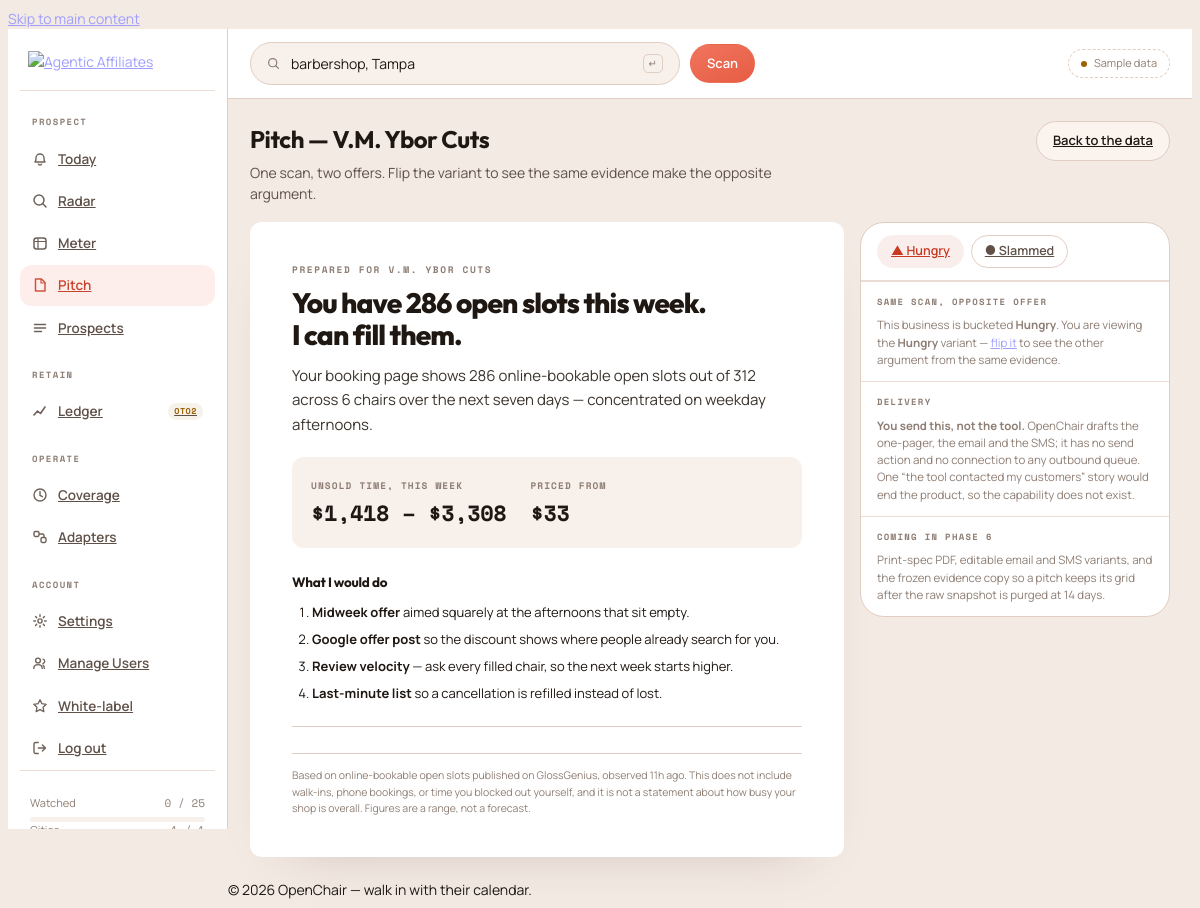
The app's page /engine/openchair/pitch (signed in) with its own data.
### tables this page shows
CREATE TABLE IF NOT EXISTS `oc_business` (
  `id`                    int(11)      NOT NULL AUTO_INCREMENT,
  `platform_id`           int(11)      NOT NULL,                   
  `platform_business_key` varchar(191) NOT NULL,                   
  `canonical_id`          int(11)      DEFAULT NULL,               
  `dedupe_key`            char(40)     DEFAULT NULL,               
  `name`                  varchar(191) DEFAULT NULL,
  `booking_url`           varchar(512) DEFAULT NULL,               
  `website`               varchar(512) DEFAULT NULL,
  `phone`                 varchar(32)  DEFAULT NULL,               
  `email`                 varchar(191) DEFAULT NULL,
  `address_line`          varchar(255) DEFAULT NULL,
  `city`                  varchar(120) DEFAULT NULL,
  `region_code`           varchar(8)   DEFAULT NULL,               
  `country_code`          char(2)      DEFAULT NULL,
  `postal_code`           varchar(16)  DEFAULT NULL,
  `city_key`              varchar(80)  NOT NULL DEFAULT '',        
  `niche_key`             varchar(48)  NOT NULL DEFAULT '',        
  `lat`                   decimal(9,6) DEFAULT NULL,
  `lng`                   decimal(9,6) DEFAULT NULL,
  `timezone`              varchar(64)  NOT NULL DEFAULT 'UTC',     
  `staff_count`           smallint(6)  DEFAULT NULL,               
  `slot_minutes`          smallint(6)  DEFAULT NULL,
  `avg_price_cents`       int(11)      DEFAULT NULL,               
  `price_source`          enum('menu','niche_default','manual') NOT NULL DEFAULT 'niche_default',
  `currency`              char(3)      NOT NULL DEFAULT 'USD',
  `rating`                decimal(2,1) DEFAULT NULL,
  `review_count`          int(11)      DEFAULT NULL,
  `status`                enum('active','paused','unreachable','gone','merged','suppressed') NOT NULL DEFAULT 'active',
  `first_seen_at`         datetime     DEFAULT NULL,
  `last_scan_at`          datetime     DEFAULT NULL,
  `last_good_scan_at`     datetime     DEFAULT NULL,
  `consecutive_failures`  smallint(6)  NOT NULL DEFAULT 0,         
   
  `latest_observed_on`      date       DEFAULT NULL,
  `latest_vacancy_bp`       smallint(5) unsigned DEFAULT NULL,     
  `latest_open_slots`       mediumint(9) DEFAULT NULL,
  `latest_bookable_slots`   mediumint(9) DEFAULT NULL,
  `latest_empty_chair_cents` int(11)   DEFAULT NULL,               
  `latest_days_to_next`     smallint(6) DEFAULT NULL,              
  `latest_bucket`           enum('hungry','neutral','slammed') DEFAULT NULL,
  `latest_confidence`       tinyint(3) unsigned DEFAULT NULL,      
   
  `suppressed_at`         datetime     DEFAULT NULL,               
  `suppression_reason`    varchar(191) DEFAULT NULL,
  `created_at`            datetime     NOT NULL DEFAULT current_timestamp(),
  `updated_at`            datetime     NOT NULL DEFAULT current_timestamp() ON UPDATE current_timestamp(),
  PRIMARY KEY (`id`),
   
  UNIQUE KEY `uq_biz_platform` (`platform_id`,`platform_business_key`),
   
  KEY `idx_biz_market_vacancy` (`city_key`,`niche_key`,`status`,`latest_vacancy_bp`),
   
  KEY `idx_biz_market_next`    (`city_key`,`niche_key`,`status`,`latest_days_to_next`),
   
  KEY `idx_biz_market_bucket`  (`city_key`,`niche_key`,`latest_bucket`,`latest_vacancy_bp`),
  KEY `idx_biz_geo`            (`country_code`,`region_code`,`city`),
  KEY `idx_biz_dedupe`         (`dedupe_key`),
  KEY `idx_biz_canonical`      (`canonical_id`),
  KEY `idx_biz_scan_due`       (`status`,`last_scan_at`),          
  CONSTRAINT `fk_biz_platform`  FOREIGN KEY (`platform_id`)  REFERENCES `oc_platform` (`id`) ON DELETE RESTRICT,
  CONSTRAINT `fk_biz_canonical` FOREIGN KEY (`canonical_id`) REFERENCES `oc_business` (`id`) ON DELETE SET NULL
);

CREATE TABLE IF NOT EXISTS `oc_platform` (
  `id`                      int(11)      NOT NULL AUTO_INCREMENT,
  `platform_key`            varchar(32)  NOT NULL,                 
  `name`                    varchar(80)  NOT NULL,
  `vertical`                enum('beauty','fitness','clinic','home_services','restaurant','other') NOT NULL DEFAULT 'other',
  `adapter_version`         varchar(20)  DEFAULT NULL,             
  `grid_horizon_days`       tinyint(4)   NOT NULL DEFAULT 14,      
  `slot_minutes`            smallint(6)  NOT NULL DEFAULT 30,      
  `supports_staff`          tinyint(1)   NOT NULL DEFAULT 1,       
  `supports_capacity`       tinyint(1)   NOT NULL DEFAULT 0,       
  `supports_next_available` tinyint(1)   NOT NULL DEFAULT 1,       
  `supports_prices`         tinyint(1)   NOT NULL DEFAULT 1,       
  `rate_limit_rpm`          smallint(6)  NOT NULL DEFAULT 20,      
  `min_scan_interval_hours` smallint(6)  NOT NULL DEFAULT 24,      
  `requires_headless`       tinyint(1)   NOT NULL DEFAULT 1,       
  `enabled`                 tinyint(1)   NOT NULL DEFAULT 1,
  `tier`                    enum('fe','oto1','backend') NOT NULL DEFAULT 'fe',  
  `notes`                   varchar(255) DEFAULT NULL,
  `created_at`              datetime     NOT NULL DEFAULT current_timestamp(),
  `updated_at`              datetime     NOT NULL DEFAULT current_timestamp() ON UPDATE current_timestamp(),
  PRIMARY KEY (`id`),
  UNIQUE KEY `uq_platform_key` (`platform_key`),
  KEY `idx_platform_enabled` (`enabled`,`tier`)
);

### engine/application/libraries/Oc_render_lib.php (called while the page is built, shortened)
<?php
class Oc_render_lib
{
    protected $CI;
    public function __construct()
    {
        $this->CI =& get_instance();
        $this->CI->load->helper('url');
    }
    public function render($view, array $data = [], array $opts = [])
    {
        $data = $this->shell_flags($data);
        $data['content_view'] = $view;
        $data['page']         = isset($opts['page']) ? $opts['page'] : '';
        $data['page_title']   = isset($opts['page_title']) ? $opts['page_title'] : 'OpenChair';
        $this->CI->load->view('oc_shell/layout', $data);
    }
    public function shell_flags(array $data = [])
    {
        $uid = isset($data['user_id']) ? (int) $data['user_id']
             : (isset($data['user_row']->id) ? (int) $data['user_row']->id : 0);
        if (!isset($data['is_oc_admin'])) {
            $data['is_oc_admin'] = ($uid === 1) || $this->_access_has($data['user_row'], '51');
        }
        if (!isset($data['is_oc_superadmin'])) {
            $data['is_oc_superadmin'] = ($uid === 1);
        }
        foreach (['oc_can_slammed', 'oc_can_deadzone', 'oc_can_ledger', 'oc_can_kit'] as $gate) {
            if (!isset($data[$gate])) { $data[$gate] = true; }
        }
        return $data;
    }
}

### engine/application/modules/openchair/controllers/Openchair.php (called while the page is built, shortened)
<?php
class Openchair extends App_Controller
{
    public function pitch($id = null)
    {
        $b = $id ? $this->oc_business_model->find($id)
                 : $this->oc_business_model->first_in_market($this->_city(), $this->_niche());
        $variant = $this->input->get('variant', true);
        if (!in_array($variant, ['hungry', 'slammed'], true)) {
            $variant = ($b->latest_bucket === 'slammed') ? 'slammed' : 'hungry';
        }
        $this->data['b']       = $b;
        $this->data['variant'] = $variant;
        $this->_render('pages/pitch', 'pitch', 'Pitch — ' . $b->name);
    }
    private function _render($view, $nav_key, $title)
    {
        $city = $this->_city();
        $this->data['oc_is_demo'] = $this->oc_business_model->is_demo_market($city);
        $this->data['oc_query']   = $this->_niche() . ', ' . $this->_city_label($city);
        $this->data['oc_quota'] = [
            ['label' => 'Watched', 'used' => 0, 'cap' => 25],
            ['label' => 'Cities',  'used' => 1, 'cap' => 1],
        ];
        $this->oc_render_lib->render($view, $this->data, [
            'page'       => $nav_key,
            'page_title' => $title,
        ]);
    }
    private function _city()
    {
        return self::DEMO_CITY;
    }
    private function _niche()
    {
        return self::DEMO_NICHE;
    }
    private function _city_label($city_key)
    {
        $parts = explode('-', $city_key);
        return ucwords(str_replace('_', ' ', end($parts)));
    }
}

### engine/index.php (called while the page is built, shortened)
<?php
require_once BASEPATH.'core/CodeIgniter.php';

### engine/application/third_party/MX/Controller.php (called while the page is built, shortened)
<?php (defined('BASEPATH')) OR exit('No direct script access allowed');
class MX_Controller
{
	public function __get($class)
	{
		return CI::$APP->$class;
	}
}

### engine/application/modules/openchair/models/Oc_business_model.php (called while the page is built, shortened)
<?php
class Oc_business_model extends CI_Model
{
    public function market($city_key, $niche_key, array $opts = [])
    {
        $this->db->select('b.*, p.platform_key, p.name AS platform_name')
                 ->from('oc_business b')
                 ->join('oc_platform p', 'p.id = b.platform_id', 'left')
                 ->where('b.city_key', $city_key)
                 ->where('b.status', 'active')
                 ->where('b.suppressed_at IS NULL');
        if ($niche_key !== '' && $niche_key !== null) {
            $this->db->where('b.niche_key', $niche_key);
        }
        switch (isset($opts['sort']) ? $opts['sort'] : 'vacancy') {
            default:        $this->db->order_by('b.latest_vacancy_bp', 'DESC');
        }
        if (!empty($opts['limit'])) { $this->db->limit((int) $opts['limit']); }
        return $this->db->get()->result();
    }
    public function first_in_market($city_key, $niche_key)
    {
        $rows = $this->market($city_key, $niche_key, ['limit' => 1]);
        return $rows ? $rows[0] : null;
    }
}

### engine/application/modules/openchair/helpers/oc_format_helper.php (called while the page is built, shortened)
<?php
if (!function_exists('oc_money')) {
    function oc_money($cents)
    {
        return '$' . number_format((int) round($cents / 100));
    }
}
if (!function_exists('oc_revenue_range')) {
    function oc_revenue_range($low_cents, $lo = null, $hi = null)
    {
        $CI = get_instance();
        $lo = $lo !== null ? $lo : (float) $CI->config->item('oc_sellthrough_low');
        $hi = $hi !== null ? $hi : (float) $CI->config->item('oc_sellthrough_high');
        $high_cents = (int) round($low_cents * ($hi / $lo));
        return oc_money($low_cents) . ' – ' . oc_money($high_cents);
    }
}
if (!function_exists('oc_below_floor')) {
    function oc_below_floor($confidence)
    {
        return (int) $confidence < (int) get_instance()->config->item('oc_confidence_floor');
    }
}
if (!function_exists('oc_bucket_label')) {
    function oc_bucket_label($bucket)
    {
        switch ($bucket) {
            case 'hungry':  return 'Hungry';
        }
    }
}
if (!function_exists('oc_unit')) {
    function oc_unit()
    {
        return (string) get_instance()->config->item('oc_unit_label');
    }
}
if (!function_exists('oc_slots_phrase')) {
    function oc_slots_phrase($open)
    {
        return number_format((int) $open) . ' ' . oc_unit();
    }
}
if (!function_exists('oc_data_age')) {
    function oc_data_age($ts)
    {
        $t = strtotime($ts);
        $d = time() - $t;
        if ($d < 86400) { return (int) floor($d / 3600) . 'h ago'; }
        return (int) floor($d / 86400) . 'd ago';
    }
}

### engine/application/modules/openchair/views/pages/pitch.php (the view, shortened to what this page needs)
<?php
$hungry = ($variant === 'hungry');
$low    = oc_below_floor($b->latest_confidence);
$money  = $low ? null : oc_revenue_range($b->latest_empty_chair_cents);
$other  = $hungry ? 'slammed' : 'hungry';
?>
<div class="page">
  <div class="pagehead">
    <div>
      <h1>Pitch &mdash; <?= html_escape($b->name) ?></h1>
      <p>One scan, two offers. Flip the variant to see the same evidence make the opposite argument.</p>
    </div>
    <a class="btn" href="<?= site_url('openchair/business/' . (int) $b->id) ?>">Back to the data</a>
  </div>
  <div class="pitchwrap">
    <div class="sheet">
      <div class="eyebrow"><?= $hungry ? 'Prepared for' : 'Prepared for' ?> <?= html_escape($b->name) ?></div>
      <?php if ($hungry): ?>
        <h2>You have <?= number_format((int) $b->latest_open_slots) ?> open slots this week.<br>I can fill them.</h2>
        <p class="lede">Your booking page shows <?= html_escape(oc_slots_phrase($b->latest_open_slots)) ?>
          out of <?= number_format((int) $b->latest_bookable_slots) ?> across <?= (int) $b->staff_count ?> chairs
          over the next seven days &mdash; concentrated on weekday afternoons.</p>
      <?php endif; ?>
      <?php if ($money !== null): ?>
        <div class="fig">
          <div>
            <span><?= $hungry ? 'Unsold time, this week' : 'Demand you are turning away' ?></span>
            <b><?= html_escape($money) ?></b>
          </div>
          <div>
            <span>Priced from</span>
            <b><?= html_escape(oc_money($b->avg_price_cents)) ?></b>
          </div>
        </div>
      <?php endif; ?>
      <h3>What I would do</h3>
      <?php if ($hungry): ?>
        <ol>
          <li><b>Midweek offer</b> aimed squarely at the afternoons that sit empty.</li>
          <li><b>Google offer post</b> so the discount shows where people already search for you.</li>
          <li><b>Review velocity</b> &mdash; ask every filled chair, so the next week starts higher.</li>
          <li><b>Last-minute list</b> so a cancellation is refilled instead of lost.</li>
        </ol>
      <?php endif; ?>
      <hr>
      <div class="foot">
        Based on <?= html_escape(oc_unit()) ?> published on <?= html_escape($b->platform_name ?: 'your booking platform') ?>,
        observed <?= html_escape(oc_data_age($b->last_good_scan_at)) ?>. This does not include walk-ins, phone
        bookings, or time you blocked out yourself, and it is not a statement about how busy your shop is
        overall. Figures are a range, not a forecast.
      </div>
    </div>
    <div class="panel">
      <div class="variant">
        <a class="chip hot"  href="<?= site_url('openchair/pitch/' . (int) $b->id . '?variant=hungry') ?>"  aria-pressed="<?= $hungry ? 'true' : 'false' ?>">&#9650; Hungry</a>
        <a class="chip cool" href="<?= site_url('openchair/pitch/' . (int) $b->id . '?variant=slammed') ?>" aria-pressed="<?= $hungry ? 'false' : 'true' ?>">&#9679; Slammed</a>
      </div>
      <div class="ctrl">
        <label>Same scan, opposite offer</label>
        <div class="stat-note" style="margin:0">
          This business is bucketed <b><?= html_escape(oc_bucket_label($b->latest_bucket)) ?></b>.
          You are viewing the <b><?= html_escape($hungry ? 'Hungry' : 'Slammed') ?></b> variant &mdash;
          <a href="<?= site_url('openchair/pitch/' . (int) $b->id . '?variant=' . $other) ?>">flip it</a>
          to see the other argument from the same evidence.
        </div>
      </div>
      <div class="ctrl">
        <label>Delivery</label>
        <div class="stat-note" style="margin:0">
          <b>You send this, not the tool.</b> OpenChair drafts the one-pager, the email and the SMS;
          it has no send action and no connection to any outbound queue. One &ldquo;the tool contacted
          my customers&rdquo; story would end the product, so the capability does not exist.
        </div>
      </div>
      <div class="ctrl">
        <label>Coming in phase 6</label>
        <div class="stat-note" style="margin:0">Print-spec PDF, editable email and SMS variants, and the
          frozen evidence copy so a pitch keeps its grid after the raw snapshot is purged at 14 days.</div>
      </div>
    </div>
  </div>
</div>

### records on screen
oc_business: name "V.M. Ybor Cuts", name "V.M. YBOR CUTS", latest_open_slots "286", latest_open_slots "286 online-bookable open slots", latest_bookable_slots "312", staff_count "6", money "$1,418 – $3,308", avg_price_cents "$33", platform.name "GlossGenius", last_good_scan_at "11h ago", latest_bucket "Hungry"

### other values on screen
$label "PROSPECT"
$it[1] "Today"
$it[1] "Radar"
$it[1] "Meter"
$it[1] "Pitch"
$it[1] "Prospects"
$label "RETAIN"
$it[1] "Ledger"
$it[3] "OTO2"
$label "OPERATE"
$it[1] "Coverage"
$it[1] "Adapters"
$q['label'] "Watched"
$used "0"
$q['cap'] "25"
